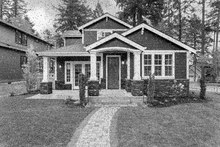
%> input picture 1- Image Enhancement in Spatial Domain/Image2.png, 220 x 147 px, shrunk from 730 x 487 before the run
$ octave Q2_2385268.m   (GNU Octave 9; MATLAB toolbox functions it lacks are replaced by stand-ins)
%> lines starting %> are read from the running program, lines starting %| are printed output that depends on the picture
% Simply I loaded the image, prepared my filter 3x3, then I applied median
% filtering. First, I created a 3x3 neighborhood for each pixel, then
% sorted the pixel values to find the median.
% Then I did the edge detection. I defined two sobel filters as Hx, Hy. I
% performed the convolution to to detect horizontal and vertical edges in
% the original image. Then, I calculated the absolute values of these derivatives.
% Finally, I combined the absolute derivatives to find overall edges in the image.

% Load the image
Image2 = imread("Image2.png");
%> Image2 is the input picture: size 147x220 uint8; min 0, max 255, mean 125
figure;
subplot(2, 2, 1);
imshow(Image2);
title("Original Image");

% Convert the image to double for convolution operations
Image2 = im2double(Image2);
%> Image2: size 147x220 double

% Define the size of the median filter
rowFilter = 3;
columnFilter = 3;

% Find the size of the image
imgRow = size(Image2, 1);
%> imgRow = 147
imgColumn = size(Image2, 2);
%> imgColumn = 220

% Create an empty array to hold the final filtered image
Image2Output = zeros(imgRow, imgColumn);

% Apply median filtering to remove noise
for i = 2:imgRow-1
    for j = 2:imgColumn-1
        temp = zeros(1, 9);
        index = 1;

        % Traverse the 3x3 neighborhood
        for k = -1:1
            for l = -1:1
                temp(index) = Image2(i + k, j + l);
                index = index + 1;
            end
        end

        % Sort the pixel values in ascending order
        temp = sort(temp, "ascend");

        % Find the median value and store it in the filtered image
        Image2Output(i, j) = median(temp);
    end
end
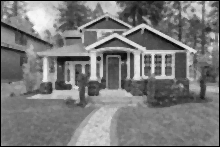
%> Image2Output: size 147x220 double; min 0, max 0.973, mean 0.478
%> after the loop, temp = [0.529 0.545 0.545 0.545 0.553 0.584 0.616 0.62 0.647]

% Display the enhanced image
subplot(2, 2, 2);
imshow(Image2Output);
title("Filtered Image");

% Define Sobel filters for edge detection
Hx = [-1 -2 -1; 0 0 0; 1 2 1];
Hy = [-1 0 1; -2 0 2; -1 0 1];

hxRow = size(Hx, 1);
hxColumn = size(Hx, 2);
hyRow = size(Hy, 1);
hyColumn = size(Hy, 2);

% Create arrays to hold the derivative of X and Y for edge detection
derivativeOfX = zeros(imgRow, imgColumn);
derivativeOfY = zeros(imgRow, imgColumn);

% Find horizontal edges using convolution on the original image
for i = 2:imgRow-1
    for j = 2:imgColumn-1
        sum = 0;
        for k = 1:hxRow
            for l = 1:hxColumn
                sum = sum + (Hx(k, l) * Image2(i + k - 2, j + l - 2));
            end
        end
        derivativeOfX(i, j) = sum;
    end
end

% Find vertical edges using convolution on the original image
for i = 2:imgRow-1
    for j = 2:imgColumn-1
        sum = 0;
        for k = 1:hyRow
            for l = 1:hyColumn
                sum = sum + (Hy(k, l) * Image2(i + k - 2, j + l - 2));
            end
        end
        derivativeOfY(i, j) = sum;
    end
end

% Calculate the absolute values of the derivatives
derivativeOfX = abs(derivativeOfX);
derivativeOfY = abs(derivativeOfY);

% Combine the absolute derivatives to find overall edges of the image
edgeOfImage2 = abs(derivativeOfX + derivativeOfY);

% Display the edges of the image
subplot(2, 2, 3);
imshow(edgeOfImage2);
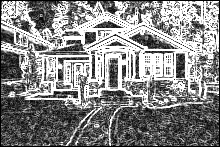
%> displayed picture: size 147x220, on the screen's scale of 0 to 255; min 0, max 255, mean 135.1
title("Original Image Edges");

% Do the same thing for imgoutput
derivativeOfX = zeros(imgRow, imgColumn);
derivativeOfY = zeros(imgRow, imgColumn);

for i = 2:imgRow-1
    for j = 2:imgColumn-1
        sum = 0;
        for k = 1:hxRow
            for l = 1:hxColumn
                sum = sum + (Hx(k, l) * Image2Output(i + k - 2, j + l - 2));
            end
        end
        derivativeOfX(i, j) = sum;
    end
end
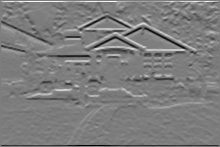
%> derivativeOfX: size 147x220 double; min -3.22, max 3.32, mean 6.4e-05; drawn with min black and max white

for i = 2:imgRow-1
    for j = 2:imgColumn-1
        sum = 0;
        for k = 1:hyRow
            for l = 1:hyColumn
                sum = sum + (Hy(k, l) * Image2Output(i + k - 2, j + l - 2));
            end
        end
        derivativeOfY(i, j) = sum;
    end
end
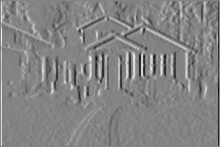
%> derivativeOfY: size 147x220 double; min -2.86, max 2.66, mean 0.000736; drawn with min black and max white

derivativeOfX = abs(derivativeOfX);
derivativeOfY = abs(derivativeOfY);
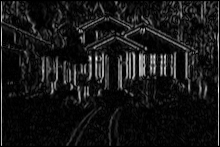
%> derivativeOfY: size 147x220 double; min 0, max 2.86, mean 0.258; drawn with min black and max white

edgeOfImage2Output = abs(derivativeOfX + derivativeOfY);
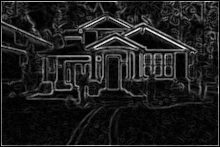
%> edgeOfImage2Output: size 147x220 double; min 0, max 4.55, mean 0.553; drawn with min black and max white

% Display the edges of Image2Output
subplot(2, 2, 4);
imshow(edgeOfImage2Output);
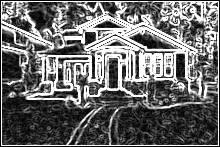
%> displayed picture: size 147x220, on the screen's scale of 0 to 255; min 0, max 255, mean 108
title("Filtered Image Edges");

$ run again, with 1- Image Enhancement in Spatial Domain/Image1.png copied over 1- Image Enhancement in Spatial Domain/Image2.png
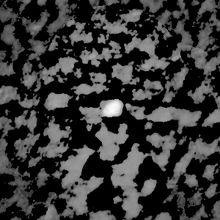
%> input picture 1- Image Enhancement in Spatial Domain/Image1.png, 220 x 220 px, shrunk from 300 x 300 before the run
%> Image2 is the input picture: size 220x220 uint8; min 0, max 254, mean 54.8
%> Image2: size 220x220 double
%> after the loop `for i = 2:imgRow-1`: temp = [0.329 0.353 0.357 0.361 0.365 0.369 0.373 0.392 0.396]
%> after the loop `for i = 2:imgRow-1`:
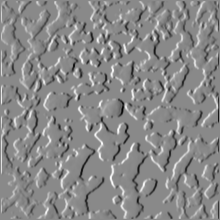
%> derivativeOfY: size 220x220 double; min -2.57, max 2.22, mean -0.000721; drawn with min black and max white
%> `imshow(edgeOfImage2Output);`:
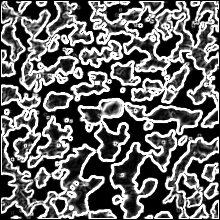
%> displayed picture: size 220x220, on the screen's scale of 0 to 255; min 0, max 255, mean 104.6

$ run again, with 1- Image Enhancement in Spatial Domain/Image3.png copied over 1- Image Enhancement in Spatial Domain/Image2.png
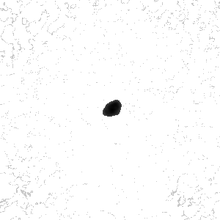
%> input picture 1- Image Enhancement in Spatial Domain/Image3.png, 220 x 220 px, shrunk from 300 x 300 before the run
%> Image2 is the input picture: size 220x220 uint8; min 1, max 255, mean 252
%> Image2: size 220x220 double
%> after the loop `for i = 2:imgRow-1`: temp = [0.996 0.996 1 1 1 1 1 1 1]
%> after the loop `for i = 2:imgRow-1`:
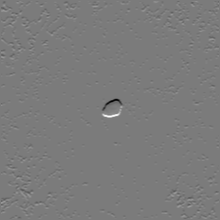
%> derivativeOfX: size 220x220 double; min -3.33, max 3.54, mean 0.000116; drawn with min black and max white
%> `imshow(edgeOfImage2Output);`:
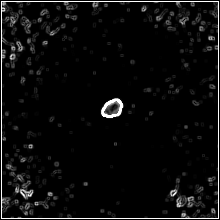
%> displayed picture: size 220x220, on the screen's scale of 0 to 255; min 0, max 255, mean 12.2
